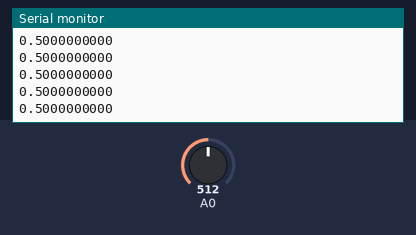
Simulated run of this sketch. Board: Arduino Uno, built with avr-gcc and run on an emulated ATmega328P. Parts: the last lines printed to the serial monitor. The test bench sets the inputs (shaded band); at power-on: A0 = 512.

Above: at 1.2 s.
1.3 s: A0 set to 716
At 1.8 s:
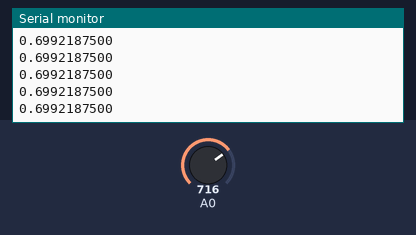
2.8 s: A0 set to 900
At 3.3 s:
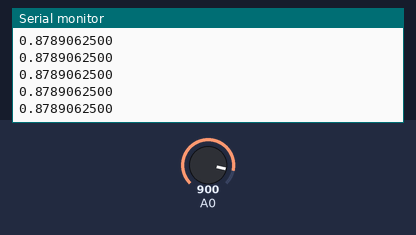
Timing chart, 0 to 3.5 s (numbered marks = the images above; inputs shaded):
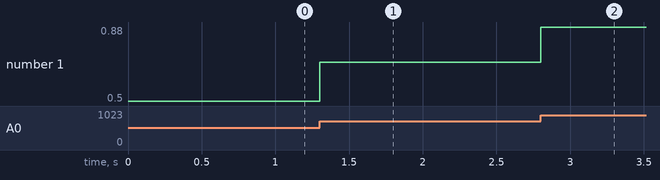

The sketch:

Analogue1.ino
```cpp
void setup()
{
  Serial.begin(115200);
}


void loop()
{
  // read the input on analog pin 0:
  int sensorValue = analogRead(A0);
  // Convert the analog reading (which goes from 0 - 1023) to a 0/1:
  float value = sensorValue / 1024.0;
  // print out the value you read:
  Serial.println(value, DEC);
}
```

Measured:
- after the input at 1.3 s, the serial monitor: prints a new line at once (image 1)
- after the input at 2.8 s, the serial monitor: prints a new line at once (image 2)
- plotted number 1: 0.5 → 0.7 after the input at 1.3 s, 0.7 → 0.88 after the input at 2.8 s
